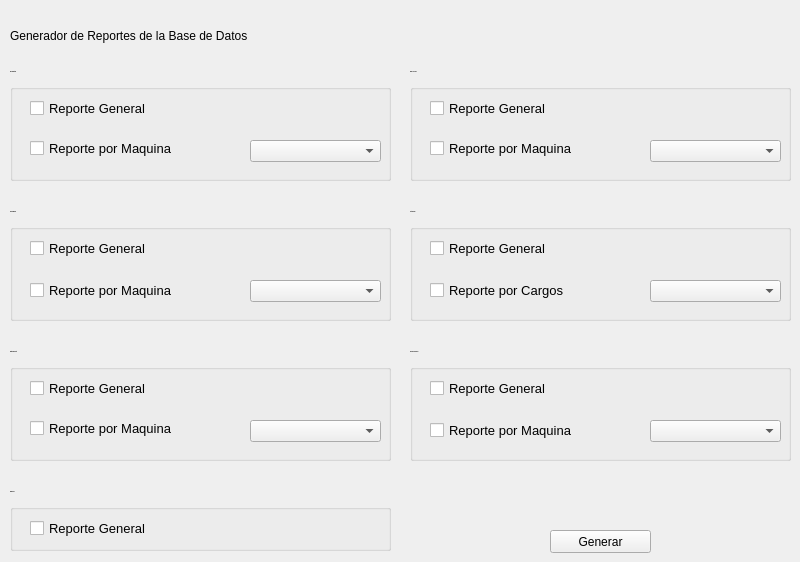
    <widget class="QWidget" name="page_10">
     <widget class="QLabel" name="label_23">
      <property name="geometry">
       <rect>
        <x>10</x>
        <y>20</y>
        <width>781</width>
        <height>31</height>
       </rect>
      </property>
      <property name="text">
       <string>Generador de Reportes de la Base de Datos</string>
      </property>
     </widget>
     <widget class="QGroupBox" name="groupBox">
      <property name="geometry">
       <rect>
        <x>10</x>
        <y>490</y>
        <width>381</width>
        <height>61</height>
       </rect>
      </property>
      <property name="font">
       <font>
        <pointsize>-1</pointsize>
        <weight>75</weight>
        <bold>true</bold>
       </font>
      </property>
      <property name="title">
       <string>Máquinas</string>
      </property>
      <widget class="QCheckBox" name="checkmaqg">
       <property name="geometry">
        <rect>
         <x>20</x>
         <y>30</y>
         <width>231</width>
         <height>17</height>
        </rect>
       </property>
       <property name="font">
        <font>
         <family>Arial</family>
         <pointsize>10</pointsize>
         <weight>50</weight>
         <italic>false</italic>
         <bold>false</bold>
        </font>
       </property>
       <property name="text">
        <string>Reporte General</string>
       </property>
      </widget>
     </widget>
     <widget class="QGroupBox" name="groupBox_3">
      <property name="geometry">
       <rect>
        <x>10</x>
        <y>70</y>
        <width>381</width>
        <height>111</height>
       </rect>
      </property>
      <property name="font">
       <font>
        <pointsize>-1</pointsize>
        <weight>75</weight>
        <bold>true</bold>
       </font>
      </property>
      <property name="title">
       <string>Herramientas</string>
      </property>
      <widget class="QCheckBox" name="checkherrg">
       <property name="geometry">
        <rect>
         <x>20</x>
         <y>30</y>
         <width>171</width>
         <height>17</height>
        </rect>
       </property>
       <property name="font">
        <font>
         <family>Arial</family>
         <pointsize>10</pointsize>
         <weight>50</weight>
         <italic>false</italic>
         <bold>false</bold>
        </font>
       </property>
       <property name="text">
        <string>Reporte General</string>
       </property>
      </widget>
      <widget class="QCheckBox" name="checkherr">
       <property name="geometry">
        <rect>
         <x>20</x>
         <y>70</y>
         <width>211</width>
         <height>17</height>
        </rect>
       </property>
       <property name="font">
        <font>
         <family>Arial</family>
         <pointsize>10</pointsize>
         <weight>50</weight>
         <italic>false</italic>
         <bold>false</bold>
        </font>
       </property>
       <property name="text">
        <string>Reporte por Maquina</string>
       </property>
      </widget>
      <widget class="QComboBox" name="comboherramientas">
       <property name="geometry">
        <rect>
         <x>240</x>
         <y>70</y>
         <width>131</width>
         <height>22</height>
        </rect>
       </property>
      </widget>
     </widget>
     <widget class="QGroupBox" name="groupBox_5">
      <property name="geometry">
       <rect>
        <x>10</x>
        <y>210</y>
        <width>381</width>
        <height>111</height>
       </rect>
      </property>
      <property name="font">
       <font>
        <pointsize>-1</pointsize>
        <weight>75</weight>
        <bold>true</bold>
       </font>
      </property>
      <property name="title">
       <string>Consumibles</string>
      </property>
      <widget class="QCheckBox" name="checkconsug">
       <property name="geometry">
        <rect>
         <x>20</x>
         <y>30</y>
         <width>201</width>
         <height>17</height>
        </rect>
       </property>
       <property name="font">
        <font>
         <family>Arial</family>
         <pointsize>10</pointsize>
         <weight>50</weight>
         <italic>false</italic>
         <bold>false</bold>
        </font>
       </property>
       <property name="text">
        <string>Reporte General</string>
       </property>
      </widget>
      <widget class="QComboBox" name="comboconsuibles">
       <property name="geometry">
        <rect>
         <x>240</x>
         <y>70</y>
         <width>131</width>
         <height>22</height>
        </rect>
       </property>
      </widget>
      <widget class="QCheckBox" name="checkconsu">
       <property name="geometry">
        <rect>
         <x>20</x>
         <y>70</y>
         <width>211</width>
         <height>21</height>
        </rect>
       </property>
       <property name="font">
        <font>
         <family>Arial</family>
         <pointsize>10</pointsize>
         <weight>50</weight>
         <italic>false</italic>
         <bold>false</bold>
        </font>
       </property>
       <property name="text">
        <string>Reporte por Maquina</string>
       </property>
      </widget>
     </widget>
     <widget class="QGroupBox" name="groupBox_4">
      <property name="geometry">
       <rect>
        <x>410</x>
        <y>70</y>
        <width>381</width>
        <height>111</height>
       </rect>
      </property>
      <property name="font">
       <font>
        <pointsize>-1</pointsize>
        <weight>75</weight>
        <bold>true</bold>
       </font>
      </property>
      <property name="title">
       <string>Mano de Obra</string>
      </property>
      <widget class="QCheckBox" name="checkmanog">
       <property name="geometry">
        <rect>
         <x>20</x>
         <y>30</y>
         <width>181</width>
         <height>17</height>
        </rect>
       </property>
       <property name="font">
        <font>
         <family>Arial</family>
         <pointsize>10</pointsize>
         <weight>50</weight>
         <italic>false</italic>
         <bold>false</bold>
        </font>
       </property>
       <property name="text">
        <string>Reporte General</string>
       </property>
      </widget>
      <widget class="QComboBox" name="combomanoobra">
       <property name="geometry">
        <rect>
         <x>240</x>
         <y>70</y>
         <width>131</width>
         <height>22</height>
        </rect>
       </property>
      </widget>
      <widget class="QCheckBox" name="checkmano">
       <property name="geometry">
        <rect>
         <x>20</x>
         <y>70</y>
         <width>211</width>
         <height>17</height>
        </rect>
       </property>
       <property name="font">
        <font>
         <family>Arial</family>
         <pointsize>10</pointsize>
         <weight>50</weight>
         <italic>false</italic>
         <bold>false</bold>
        </font>
       </property>
       <property name="text">
        <string>Reporte por Maquina</string>
       </property>
      </widget>
     </widget>
     <widget class="QGroupBox" name="groupBox_6">
      <property name="geometry">
       <rect>
        <x>410</x>
        <y>210</y>
        <width>381</width>
        <height>111</height>
       </rect>
      </property>
      <property name="font">
       <font>
        <pointsize>-1</pointsize>
        <weight>75</weight>
        <bold>true</bold>
       </font>
      </property>
      <property name="title">
       <string>Actividades</string>
      </property>
      <widget class="QCheckBox" name="checkactivg">
       <property name="geometry">
        <rect>
         <x>20</x>
         <y>30</y>
         <width>191</width>
         <height>17</height>
        </rect>
       </property>
       <property name="font">
        <font>
         <family>Arial</family>
         <pointsize>10</pointsize>
         <weight>50</weight>
         <italic>false</italic>
         <bold>false</bold>
        </font>
       </property>
       <property name="text">
        <string>Reporte General</string>
       </property>
      </widget>
      <widget class="QCheckBox" name="checkactiv">
       <property name="geometry">
        <rect>
         <x>20</x>
         <y>70</y>
         <width>211</width>
         <height>21</height>
        </rect>
       </property>
       <property name="font">
        <font>
         <family>Arial</family>
         <pointsize>10</pointsize>
         <weight>50</weight>
         <italic>false</italic>
         <bold>false</bold>
        </font>
       </property>
       <property name="text">
        <string>Reporte por Cargos</string>
       </property>
      </widget>
      <widget class="QComboBox" name="comboactividades">
       <property name="geometry">
        <rect>
         <x>240</x>
         <y>70</y>
         <width>131</width>
         <height>22</height>
        </rect>
       </property>
      </widget>
     </widget>
     <widget class="QGroupBox" name="groupBox_7">
      <property name="geometry">
       <rect>
        <x>10</x>
        <y>350</y>
        <width>381</width>
        <height>111</height>
       </rect>
      </property>
      <property name="font">
       <font>
        <pointsize>-1</pointsize>
        <weight>75</weight>
        <bold>true</bold>
       </font>
      </property>
      <property name="title">
       <string>Mantenimiento</string>
      </property>
      <widget class="QCheckBox" name="checkmantg">
       <property name="geometry">
        <rect>
         <x>20</x>
         <y>30</y>
         <width>191</width>
         <height>17</height>
        </rect>
       </property>
       <property name="font">
        <font>
         <family>Arial</family>
         <pointsize>10</pointsize>
         <weight>50</weight>
         <italic>false</italic>
         <bold>false</bold>
        </font>
       </property>
       <property name="text">
        <string>Reporte General</string>
       </property>
      </widget>
      <widget class="QComboBox" name="combomaqmantenimiento">
       <property name="geometry">
        <rect>
         <x>240</x>
         <y>70</y>
         <width>131</width>
         <height>22</height>
        </rect>
       </property>
      </widget>
      <widget class="QCheckBox" name="checkmant">
       <property name="geometry">
        <rect>
         <x>20</x>
         <y>70</y>
         <width>211</width>
         <height>17</height>
        </rect>
       </property>
       <property name="font">
        <font>
         <family>Arial</family>
         <pointsize>10</pointsize>
         <weight>50</weight>
         <italic>false</italic>
         <bold>false</bold>
        </font>
       </property>
       <property name="text">
        <string>Reporte por Maquina</string>
       </property>
      </widget>
     </widget>
     <widget class="QGroupBox" name="groupBox_8">
      <property name="geometry">
       <rect>
        <x>410</x>
        <y>350</y>
        <width>381</width>
        <height>111</height>
       </rect>
      </property>
      <property name="font">
       <font>
        <pointsize>-1</pointsize>
        <weight>75</weight>
        <bold>true</bold>
       </font>
      </property>
      <property name="title">
       <string>Servicios Básicos</string>
      </property>
      <widget class="QCheckBox" name="checkbasg">
       <property name="geometry">
        <rect>
         <x>20</x>
         <y>30</y>
         <width>181</width>
         <height>17</height>
        </rect>
       </property>
       <property name="font">
        <font>
         <family>Arial</family>
         <pointsize>10</pointsize>
         <weight>50</weight>
         <italic>false</italic>
         <bold>false</bold>
        </font>
       </property>
       <property name="text">
        <string>Reporte General</string>
       </property>
      </widget>
      <widget class="QComboBox" name="combobasicos">
       <property name="geometry">
        <rect>
         <x>240</x>
         <y>70</y>
         <width>131</width>
         <height>22</height>
        </rect>
       </property>
      </widget>
      <widget class="QCheckBox" name="checkbas">
       <property name="geometry">
        <rect>
         <x>20</x>
         <y>70</y>
         <width>211</width>
         <height>21</height>
        </rect>
       </property>
       <property name="font">
        <font>
         <family>Arial</family>
         <pointsize>10</pointsize>
         <weight>50</weight>
         <italic>false</italic>
         <bold>false</bold>
        </font>
       </property>
       <property name="text">
        <string>Reporte por Maquina</string>
       </property>
      </widget>
     </widget>
     <widget class="QPushButton" name="genreport">
      <property name="geometry">
       <rect>
        <x>550</x>
        <y>530</y>
        <width>101</width>
        <height>23</height>
       </rect>
      </property>
      <property name="text">
       <string>Generar</string>
      </property>
     </widget>
    </widget>
